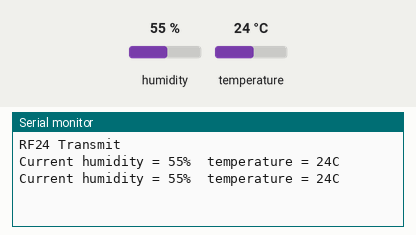
This sketch was run on a simulated Arduino Uno, built with avr-gcc and run on an emulated ATmega328P. Parts: the last lines printed to the serial monitor. The inputs (shaded band) are chosen by the test bench; at power-on: humidity 55 %, temperature 24 °C. No radio packets arrive unless stated.

Above: at 2.2 s.
2.3 s: humidity set to 22 %
At 3.6 s:
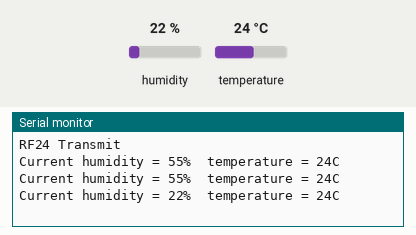
3.8 s: temperature set to 12 °C
At 4.6 s:
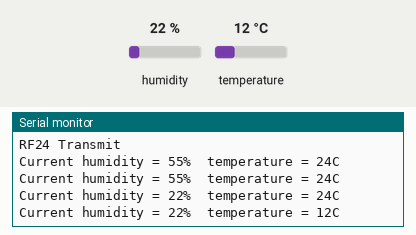
5.3 s: humidity set to 40 %
At 6.8 s:
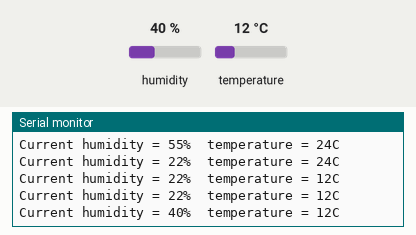
Timing chart, 0 to 8.3 s (numbered marks = the images above; inputs shaded):
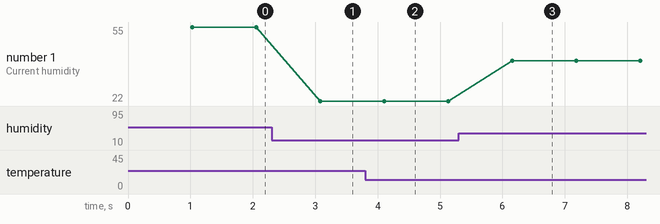

Measured:
- after the input at 2.3 s, the serial monitor: prints a new line after 0.78 s (image 1)
- after the input at 3.8 s, the serial monitor: prints a new line after 0.31 s (image 2)
- after the input at 5.3 s, the serial monitor: prints a new line after 0.86 s (image 3)
- plotted number 1: 55 → 22 after the input at 2.3 s, 22 → 40 after the input at 5.3 s

The sketch:

DHT11_Wireless_Xmit.ino
```cpp
#include "dht11.h"
#include <RF24.h>

// analog pins
#define DHT_PIN A0

dht11 DHT;

// pin connections for RF 24
// SCK pin 5 to arduino SPI/SCK (D13)
// MOSI pin 6 to arduino SPI/MOSI (D11)
// MISO pin 7 to arduino SPI/MISO (D12)
// arguments are (RF24 pin 3, RF24 pin 4)
RF24 transmitter(7, 8);

const byte address[6] = "10101";

struct Payload
{
  float tempF;
  float humidity;
};

struct Payload payload;

String txString = "";
char txChar[32] = "";

void setup(){
  Serial.begin(115200);

  transmitter.begin();
  transmitter.setChannel(100);
  transmitter.setPALevel(RF24_PA_MAX);
  transmitter.setDataRate(RF24_250KBPS);
  transmitter.openWritingPipe(address);
  transmitter.stopListening();

  delay(1000); //Wait before accessing Sensors

  Serial.println("RF24 Transmit\n\n");
}


void loop(){

  DHT.read(DHT_PIN);

  Serial.print("Current humidity = ");
  Serial.print(DHT.humidity);
  Serial.print("%  ");
  Serial.print("temperature = ");
  Serial.print(DHT.temperature);
  Serial.println("C  ");

  payload.tempF = DHT.temperature * 9.0/5.0 + 32.0;
  payload.humidity = DHT.humidity;

  transmitter.write(&payload, sizeof(payload));

  delay(1000);
}
```
